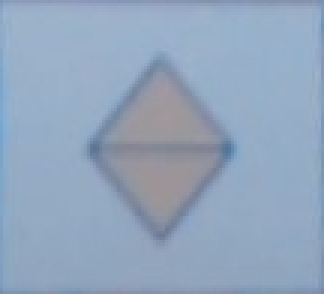
#> input picture Old_Version/Image/symbol_module/symbol2.jpg, 108 x 98 px (shown 3 times larger); its folder holds only this picture in this run
$ python newmain.py
#> lines starting #> are read from the running program, lines starting #| are printed output that depends on the picture; after the words box and inside, x2 and y2 are one past the last pixel; in counts of white or black regions, pixels touching at a corner belong together
import cv2
import matplotlib.pyplot as plt
import numpy as np
from MTM import matchTemplates
from mpl_toolkits.mplot3d import Axes3D
import glob
def find_color(img,x,y):
	return img[y,x]

def find_gradient(img,x,y):
	return 255 - img[y,x]

def remove_duplicates(x):
  return list(dict.fromkeys(x))

# [22 lines left out: functions find_middle, top_to_bot, not called in this run]

def find_point_symbol(list_template):
    for template in list_template:
        listTemplate = [('template', template)]
        for i,angle in enumerate([90,180]):
            rotated = np.rot90(template, k=i+1) # NB: np.rotate not good here, turns into float!
            listTemplate.append( (str(angle), rotated ) )
        Hits = matchTemplates(listTemplate, image_gray, N_object=1, score_threshold=0.6, method=cv2.TM_CCOEFF_NORMED, maxOverlap=0.3)
        point = Hits.values.tolist()[0][1]
        point_plot = (int(point[0]+(point[2]/2)),int(point[1]+(point[3]/2)))

        cv2.circle(image,point_plot,2,(0,255,0),-1)


# [21 lines left out: functions find_num_point, sampling, not called in this run]

def add_point_to_list(hie):
    global list_contours_symbol, list_contours_box_symbol, list_contours_path
    for i in hie:  #ADD list_contours
        Parent_check = (i[3] == 0) # check in case
        Child_check_symbol = (i[2] != -1) # Symbol
        Child_check_path = (i[2] == -1) # PATH
        if Parent_check:
            if Child_check_symbol:
                list_contours_box_symbol.append(hie.index(i))
            if Child_check_path:
                list_contours_path.append(hie.index(i))

def connected_symbol_path(list_box,const = 30,draw = True):
    global contours,list_all_point_path, image ,filled_path_binary ,resolution_X,resolution_Y
    for j in list_contours_box_symbol:
        list_x = []
        list_y = []
        for i in contours[j]:
            list_x.append(i.tolist()[0][0])
            list_y.append(i.tolist()[0][1])
        max_x = int((max(list_x)))+1
        min_x = int((min(list_x)))-1
        max_y = int((max(list_y)))+1
        min_y = int((min(list_y)))-1
        diff_x = int((max(list_x)-min(list_x))/2)
        diff_y = int((max(list_y)-min(list_y))/2)
        X = int(min(list_x) + diff_x)
        Y = int(min(list_y) + diff_y)
        const_x = diff_x + const
        const_y = diff_y + const

        # cv2.circle(image,(center_x,center_y), 3, (0,0,255), -1)
        offset_right =  X + const_x
        offset_left = X - const_x
        offset_up = Y + const_y
        offset_down = Y - const_y

        cost = min([resolution_X,resolution_Y])

        if offset_right in range(1,cost):
            if find_color( filled_path_binary,offset_right,Y) >= 1:
                for i in sampling(*(X,Y),*(offset_right + (int(const_x/2)) , Y),prescaler=Set_Prescaler):
                    if i[0] in range(min_x,max_x):
                        list_all_point_path.append(i+(128,))
                    else:
                        list_all_point_path.append(i+(find_gradient(image_gray,*i),))
                    if draw == True:
                        cv2.circle(image,i,2,(0,0,255),-1)
                # cv2.line(image,(center_x,center_y),(center_x + cont_x , center_y),(0,0,255),3)

        if offset_left in range(1,cost):
            if find_color(	filled_path_binary,offset_left,Y) >= 1:
                for i in sampling(*(X,Y),*(offset_left - (int(const_x/2)) , Y),prescaler=Set_Prescaler):
                    if i[0] in range(min_x,max_x):
                        list_all_point_path.append(i+(128,))
                    else:
                        list_all_point_path.append(i+(find_gradient(image_gray,*i),))
                    if draw == True:
                        cv2.circle(image,i,2,(0,0,255),-1)

                # cv2.line(image,(center_x,center_y),(center_x - cont_x , center_y),(0,0,255),3)
        if offset_up in range(1,cost):
            if find_color(	filled_path_binary,	X,	offset_up ) >= 1:
                for i in sampling(*(X,Y),*(X , offset_up + (int(const_y/2))),prescaler=Set_Prescaler):
                    if i[1] in range(min_y,max_y):
                        list_all_point_path.append(i+(128,))
                    else:
                        list_all_point_path.append(i+(find_gradient(image_gray,*i),))
                    if draw == True:
                        cv2.circle(image,i,2,(0,0,255),-1)

                # cv2.line(image,(center_x,center_y),(center_x , center_y + cont_y),(0,0,255),3)
        if offset_down in range(1,cost):
            if find_color(	filled_path_binary,	X,	offset_down ) >= 1:
                for i in sampling(*(X,Y),*(X , offset_down - (int(const_y/2))),prescaler=Set_Prescaler):
                    if i[1] in range(min_y,max_y):
                        list_all_point_path.append(i+(128,))
                    else:
                        list_all_point_path.append(i+(find_gradient(image_gray,*i),))
                    if draw == True:
                        cv2.circle(image,i,2,(0,0,255),-1)
                # cv2.line(image,(center_x,center_y),(center_x , center_y - cont_y),(0,0,255),3)

# [69 lines left out: functions point_path, find_white_in_black, plot3D, normalize_contour, not called in this run]

def thin_point_path(list_path,draw = True):
    global contours , list_all_point_path , image ,resolution_X,resolution_Y
    list_line = []
    black_image = np.zeros((resolution_X, resolution_Y, 1), np.uint8)
    for i in list_path:
        blacked = np.zeros((resolution_X,resolution_Y , 1), np.uint8)
        cv2.drawContours(blacked,contours,i,(255,255,255))
        # cv2.imshow("img_show",blacked)
        # cv2.waitKey(0)
        filled_contour = cv2.fillPoly(blacked, [contours[i]], color=(255,255,255))
        _,filled_path_binary = cv2.threshold(filled_contour,0,255,cv2.THRESH_BINARY+cv2.THRESH_OTSU)
        thin_image = cv2.ximgproc.thinning(filled_path_binary,thinningType=cv2.ximgproc.THINNING_ZHANGSUEN)

        point_thin = find_white_in_black(thin_image)
        # cv2.imshow("img_shsssow",thin_image)
        # cv2.waitKey(0)
        for k in point_thin:
            x = k[0]
            y = k[1]
            cv2.circle(image,(x,y),2,(0,255,255),-1)
            kernely =  [thin_image[y-1,x-1],thin_image[y,x-1],thin_image[y+1,x-1],
                        thin_image[y-1,x],thin_image[y,x],thin_image[y+1,x],
                        thin_image[y-1,x+1],thin_image[y,x+1],thin_image[y+1,x+1]]
            if sum(kernely) <= 510:
                cv2.circle(image,(x,y),2,(0,0,255),-1)


    for i in list_line:
        for w in range(0,len(i),Set_Prescaler):
            cv2.circle(image,i[w],2,(0,0,255),-1)
            list_all_point_path.append([*i[w],find_gradient(image_gray,*i[w])])

# [40 lines left out: functions new_find_point_symbol, auto_canny, not called in this run]

if __name__ == "__main__":
    # list_symbol_template = []
    list_all_point_path = []
    list_contours_symbol = []
    list_contours_box_symbol = []
    list_contours_path = []
    list_point_connected = []
    list_symbol_template = [cv2.imread(file,0) for file in glob.glob(r'C:\Users\aminb\Desktop\FIBO\Image\symbol_module\*.jpg')]
#> list_symbol_template = 1 item

    image = cv2.imread(r'C:\Users\aminb\Desktop\FIBO\Image\Moduel_image\messageImage_1604660857654.jpg')
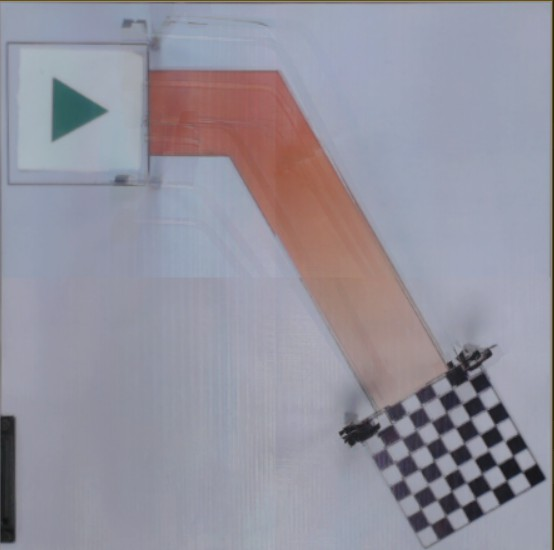
#> input picture Old_Version/Image/Moduel_image/messageImage_1604660857654.jpg, 554 x 550 px, found by its file name
#> image is the input picture: shape (550, 554, 3); mean B, G, R 158.1, 146.3, 148.2

    # kernel = np.array([[-1,-1,-1],
    #                 [-1, 9,-1],
    #                 [-1,-1,-1]])
    # sharpened = cv2.filter2D(image, -1, kernel)
    # dst=cv2.fastNlMeansDenoising(sharpened, None, 10, 2, 21)

    image_gray = cv2.cvtColor(image, cv2.COLOR_BGR2GRAY)
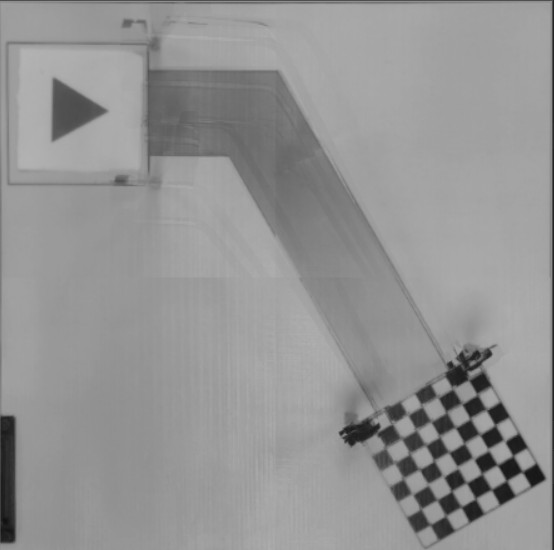
#> image_gray: shape (550, 554); min 15, max 179, mean 148.2
    # gray_filtered = cv2.bilateralFilter(image_gray, 7, 50, 50)
    # image_blur = cv2.GaussianBlur(image_gray, (5,5), 0)
    image_blur = cv2.GaussianBlur(image_gray , (7,7), 0)
    # eie = cv2.subtract(image_blur,image_gray)
    # _,thresh1 = cv2.threshold(eie,3,255,cv2.THRESH_BINARY)

    image_edge = cv2.Canny(image_blur,40,100)
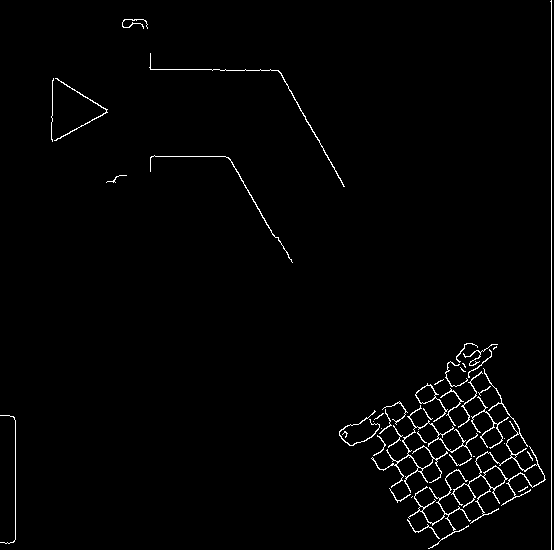
#> image_edge: shape (550, 554); 1.6% white in thin lines or dots

    # image_edge = cv2.Canny(image_blur,10,100)

    Set_Prescaler = 16

    # kernel = np.ones((3,3))
    kernel = cv2.getStructuringElement(cv2.MORPH_ELLIPSE, (5,5))
    image_dilation = cv2.dilate(image_edge,kernel,iterations = 3)
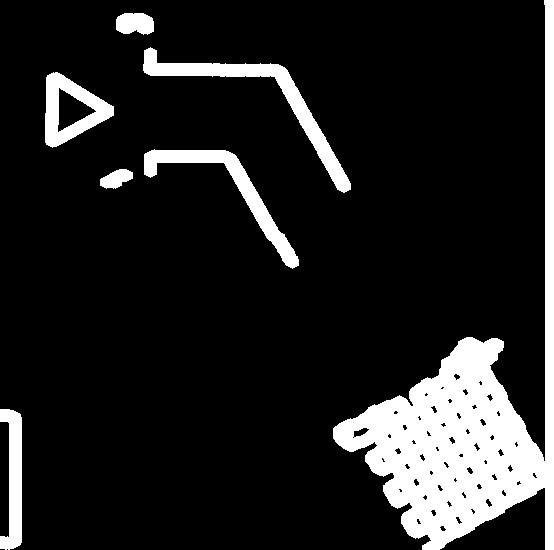
#> image_dilation: shape (550, 554); 13.5% white; 7 white regions, largest, box (x1, y1, x2, y2) and area: (333, 0, 554, 550) 28686, (143, 47, 351, 193) 3942, (144, 149, 299, 269) 3110
    image_closing = cv2.morphologyEx(image_dilation, cv2.MORPH_CROSS, kernel) #cv2.MORPH_CROSS
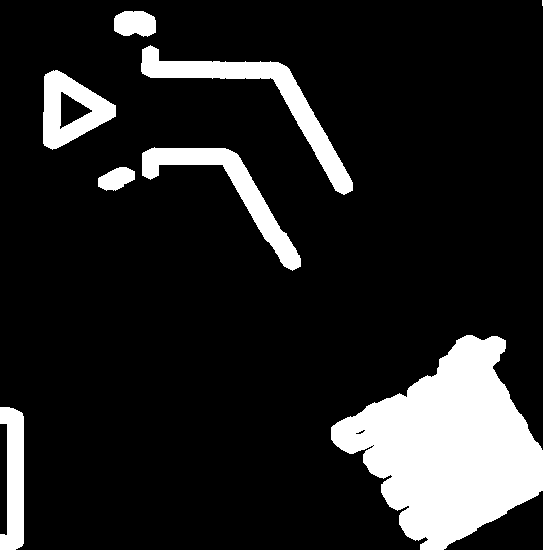
#> image_closing: shape (550, 554); 15.9% white; 7 white regions


    contours, hierarchy = cv2.findContours(image_closing , cv2.RETR_TREE, cv2.CHAIN_APPROX_NONE)
#> contours = 10 contours, 1 with area under 20; largest, box (x1, y1, x2, y2) and area: (331, 0, 554, 550) 31181, (141, 45, 353, 195) 4910, (142, 147, 301, 271) 3884, (43, 70, 116, 150) 3554, (0, 407, 24, 550) 2424

    resolution_X = image.shape[0]
#> resolution_X = 550
    resolution_Y = image.shape[1]
#> resolution_Y = 554

    black_image = np.zeros((resolution_X, resolution_Y, 1), np.uint8)
    fill_path_image = cv2.fillPoly(black_image, [contours[1]], color=(255,255,255))
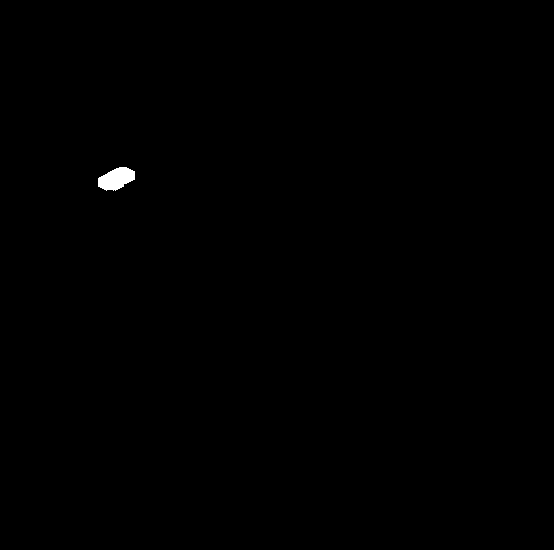
#> fill_path_image: shape (550, 554, 1); 0.2% white; 1 white region, box (x1, y1, x2, y2) and area: (98, 167, 135, 191) 608
    _,filled_path_binary = cv2.threshold(fill_path_image,0,255,cv2.THRESH_BINARY+cv2.THRESH_OTSU)

    print("Number of Contours found = " + str(len(contours)))
#| Number of Contours found = 10

    for i in range(0,len(contours)):
        sssse = np.zeros((resolution_X, resolution_Y, 1), np.uint8)
        cv2.drawContours(sssse,contours,i,(0,0,255))
        cv2.imshow("img_shoqwewwww",sssse)
        cv2.waitKey(0)
#> this loop made 10 passes

    add_point_to_list(hierarchy.tolist()[0])
#> the loop in add_point_to_list, `for i in hie:` made 10 passes
#> (i, Child_check_symbol, Child_check_path) on passes 1 to 10: ([1, -1, -1, -1], False, True), ([2, 0, -1, -1], False, True), ([3, 1, -1, -1], False, True), ([5, 2, 4, -1], True, False), ([-1, -1, -1, 3], False, True), ([6, 3, -1, -1], False, True), ([7, 5, -1, -1], False, True), ([-1, 6, 8, -1], True, False), ([9, -1, -1, 7], False, True), ([-1, 8, -1, 7], False, True)
#> after the loop in add_point_to_list, `for i in hie:`: list_contours_box_symbol = []
    connected_symbol_path(list_contours_box_symbol,const = 30,draw=True)
#> the loop in find_point_symbol, `for template in list_template:` made 1 pass
    find_point_symbol(list_symbol_template)
#> (the call stopped at in find_point_symbol, `Hits = matchTemplates(listTemplate, image_gray, N_object=1, score_thre..`: MTM is not available in this run)
    # new_find_point_symbol()
    print(list_contours_path)
    thin_point_path(list_contours_path,draw=True)
    # point_path(list_contours_path,draw=True)

    cv2.imshow("img_show",image)
    # plot3D(list_all_point_path)
    cv2.waitKey(0)
    cv2.destroyAllWindows()


    # [6 lines of commented-out code are left out]
